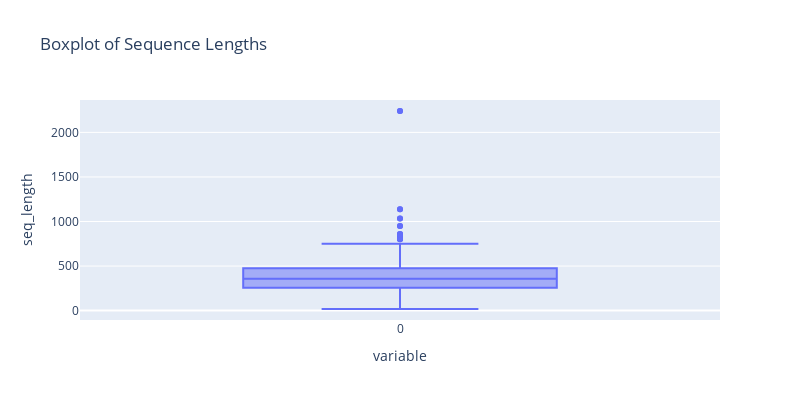

Notebook cell for this chart:
### Code cell
import plotly.express as px

fig = px.box(sequence_length, title='Boxplot of Sequence Lengths')
fig.update_layout(yaxis_title='seq_length', width=800, height=400)
fig.show()

### Figure 1 — Plotly figure (JSON) as saved in the notebook; plotly's stock layout.template omitted (floating-point values rounded to 4 significant figures; data arrays with more than 128 entries replaced by an {"elided": "..."} marker saying what was removed)
{"data": [{"alignmentgroup": "True", "hovertemplate": "variable=%{x}<br>value=%{y}<extra></extra>", "legendgroup": "", "marker": {"color": "#636efa"}, "name": "", "notched": false, "offsetgroup": "", "orientation": "v", "showlegend": false, "type": "box", "x": {"elided": "928 str values"}, "x0": " ", "xaxis": "x", "y": {"elided": "928 int values"}, "y0": " ", "yaxis": "y"}], "layout": {"boxmode": "group", "height": 400, "legend": {"tracegroupgap": 0}, "title": {"text": "Boxplot of Sequence Lengths"}, "width": 800, "xaxis": {"anchor": "y", "domain": [0, 1], "title": {"text": "variable"}}, "yaxis": {"anchor": "x", "domain": [0, 1], "title": {"text": "seq_length"}}}}
